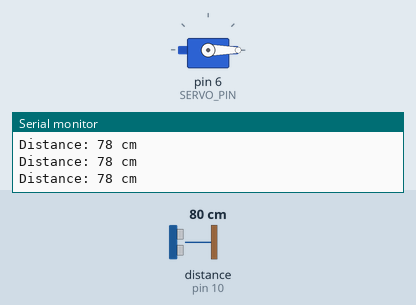
A sketch run on a simulated Arduino Uno, built with avr-gcc and run on an emulated ATmega328P. Shown: servo, the last lines printed to the serial monitor. Wiring (inferred from the names in the program): ultrasonic range finder: trigger pin 9; echo pin 10. The inputs (shaded band) are chosen by the test bench; at power-on: distance to the obstacle (sensor on pin 10) 80 cm. The echo pulse lasts 58.3 µs per cm.

Above: at 1.2 s.
1.3 s: distance to the obstacle (sensor on pin 10) set to 7 cm
2.8 s: distance to the obstacle (sensor on pin 10) set to 4 cm
At 3.4 s:
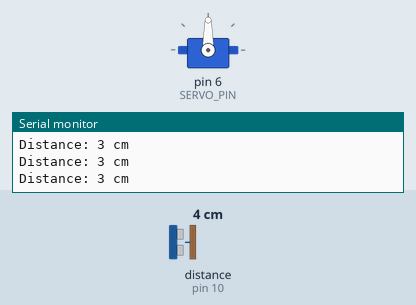
Timing chart, 0 to 10.3 s (numbered marks = the images above; inputs shaded):
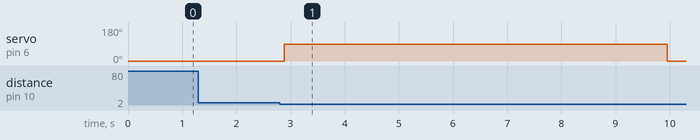

Measured:
- the behaviour switches between 6 and 5 cm on distance to the obstacle (sensor on pin 10) (found by bisection; images 0 and 1)
- after the input at 2.8 s, servo on pin 6 (SERVO_PIN): 0° → 90° after 0.09 s, → 0° 7.1 s later

The sketch:

sonar_claw.ino
```cpp
/*
  Sonar-Triggered Claw Grabber
  -----------------------------
  Hardware:
    - Arduino (Nano/Uno)
    - HC-SR04 ultrasonic sensor, facing straight down
        VCC -> 5V, GND -> GND
        TRIG -> pin 9
        ECHO -> pin 10
    - 1x servo driving both claw fingers (via linkage) -> pin 6

  Behavior:
    1. Continuously measure distance to the floor/bin below.
    2. When distance drops under DETECT_DISTANCE_CM (claw has been
       lowered close enough to the floor), close the claw.
    3. Hold closed for HOLD_TIME_MS (7 seconds).
    4. Rotate the servo the opposite direction to open the claw.
    5. Wait until the claw is raised back up (distance goes large again)
       before it's allowed to trigger again — prevents it from
       immediately re-closing while still sitting near the floor.

  NOTE: OPEN_ANGLE / CLOSE_ANGLE depend on how your linkage is mounted.
  Test with the claw raised in the air first and adjust these two
  values until the fingers open/close fully without straining the servo.
*/

#include <Servo.h>

// ---- Pins ----
const int TRIG_PIN  = 9;
const int ECHO_PIN  = 10;
const int SERVO_PIN = 6;

// ---- Tuning ----
const int DETECT_DISTANCE_CM = 5;    // trigger threshold — how close to the floor before grabbing
const int RESET_DISTANCE_CM  = 15;   // must rise above this before it can trigger again
const unsigned long HOLD_TIME_MS = 7000; // how long to stay closed

const int OPEN_ANGLE  = 0;    // servo angle = claw fully open
const int CLOSE_ANGLE = 90;   // servo angle = claw fully closed

Servo clawServo;

enum ClawState { OPEN, CLOSED, WAITING_TO_RESET };
ClawState state = OPEN;

unsigned long closeStartTime = 0;

void setup() {
  Serial.begin(9600);
  pinMode(TRIG_PIN, OUTPUT);
  pinMode(ECHO_PIN, INPUT);

  clawServo.attach(SERVO_PIN);
  clawServo.write(OPEN_ANGLE);
}

void loop() {
  long distance = readDistanceCM();

  Serial.print("Distance: ");
  Serial.print(distance);
  Serial.println(" cm");

  switch (state) {

    case OPEN:
      if (distance > 0 && distance < DETECT_DISTANCE_CM) {
        closeClaw();
        closeStartTime = millis();
        state = CLOSED;
      }
      break;

    case CLOSED:
      if (millis() - closeStartTime >= HOLD_TIME_MS) {
        openClaw();
        state = WAITING_TO_RESET;
      }
      break;

    case WAITING_TO_RESET:
      // don't allow re-triggering until the claw has been lifted
      // well clear of the floor/bin
      if (distance > RESET_DISTANCE_CM) {
        state = OPEN;
      }
      break;
  }

  delay(100); // simple polling rate for the sonar
}

// ---- Claw control ----
void closeClaw() {
  clawServo.write(CLOSE_ANGLE);
  Serial.println("Claw CLOSED");
}

void openClaw() {
  clawServo.write(OPEN_ANGLE);
  Serial.println("Claw OPEN");
}

// ---- Sonar reading ----
// Returns distance in cm, or -1 if no echo received (out of range)
long readDistanceCM() {
  digitalWrite(TRIG_PIN, LOW);
  delayMicroseconds(2);
  digitalWrite(TRIG_PIN, HIGH);
  delayMicroseconds(10);
  digitalWrite(TRIG_PIN, LOW);

  long duration = pulseIn(ECHO_PIN, HIGH, 30000); // 30ms timeout (~5m max range)
  if (duration == 0) return -1;

  long distanceCM = duration * 0.034 / 2; // speed of sound ~0.034 cm/us
  return distanceCM;
}
```
